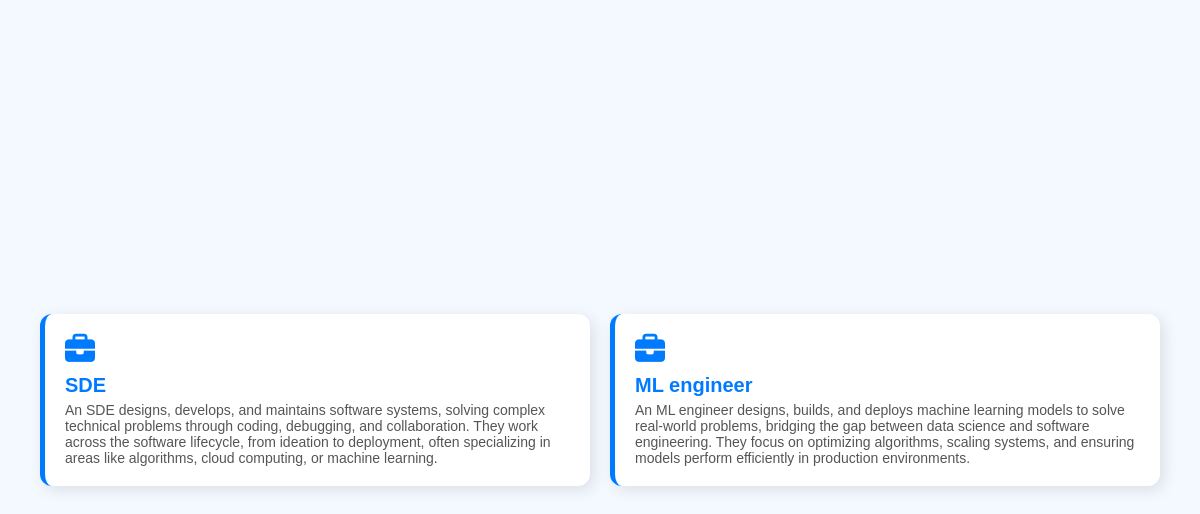
Page /mock-interview/ (signed in) on the committed database.
### bot/models.py (models this page shows, shortened)
class posts(models.Model):
    post = models.CharField(max_length=100, default="Default Post Title")
    content = models.TextField(blank=True, null=True)

### bot/views.py (the view)
# urls.py: path('mock-interview/',views.mockinterview,name='mockinterview'),
@login_required()
def mockinterview(request):
    ps = posts.objects.all()
    return render(request,'bot/mockinterview.html',{'ps':ps})

### bot/templates/bot/mockinterview.html (shortened to what this page needs)
{% load static %}
<!DOCTYPE html>
<html lang="en">
<head>
</head>
<body>
    <div class="container" id="job-container">
        {% for post in ps %}
        <a href="{% url 'chatcreate' post.id %}" class="card">
            <i class="fas fa-briefcase icon"></i>
            <div class="job-title">{{ post.post }}</div>
            <div class="job-description">{{ post.content }}</div>
        </a>
        {% endfor %}
    </div>
</body>
</html>

### bot/templates/bot/mockinterview.html (style rules this page uses)
* { margin: 0; padding: 0; box-sizing: border-box; font-family: 'Poppins', sans-serif; }
body { background: #f4f8ff; display: flex; justify-content: center; align-items: center; min-height: 100vh; padding: 20px; }
.container { display: grid; grid-template-columns: repeat(auto-fit, minmax(300px, 1fr)); gap: 20px; max-width: 1200px; padding: 20px; }
.card { background: white; padding: 20px; border-radius: 12px; box-shadow: 4px 4px 15px rgba(0, 0, 0, 0.1); transition: all 0.3s ease-in-out; cursor: pointer; display: flex; flex-direction: column; align-items: flex-start; border-left: 5px solid #007bff; text-decoration: none; }
.icon { font-size: 30px; color: #007bff; margin-bottom: 10px; }
.job-title { font-size: 20px; font-weight: bold; color: #007bff; }
.job-description { font-size: 14px; color: #555; margin-top: 5px; }

### rows in the picture
posts: post "SDE", content "An SDE designs, develops, and maintains software systems, solving complex technical problems through coding, debugging, and collaboration. They work across the software lifecycle, from ideation to deployment, often specializing in areas like algorithms, cloud computing, or machine learning."
posts: post "ML engineer", content "An ML engineer designs, builds, and deploys machine learning models to solve real-world problems, bridging the gap between data science and software engineering. They focus on optimizing algorithms, scaling systems, and ensuring models perform efficiently in production environments."
